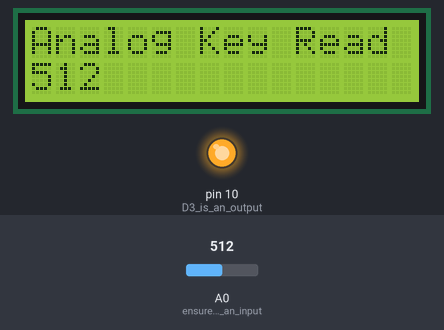
Bench run of a sketch on a simulated Arduino Uno, built with avr-gcc and run on an emulated ATmega328P. Parts: 16×2 character LCD, output pins drawn as LEDs (lit = HIGH). The test bench sets the inputs (shaded band); at power-on: A0 (ensure_A0_is_an_input) = 512.

Above: at 1.2 s.
1.3 s: A0 (ensure_A0_is_an_input) set to 716
At 1.7 s:
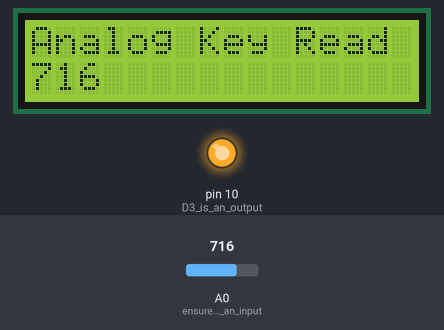
4.3 s: A0 (ensure_A0_is_an_input) set to 900
At 4.8 s:
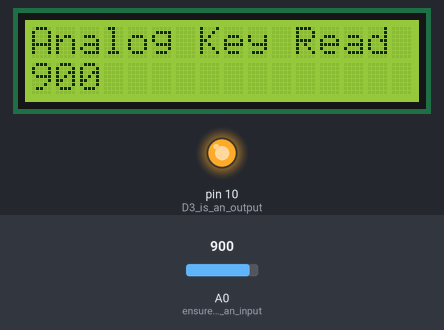
5.9 s: A0 (ensure_A0_is_an_input) set to 1023
At 6.3 s:
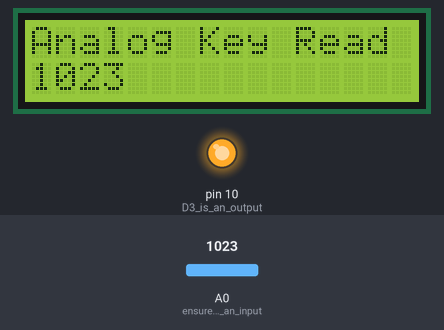
Timing chart, 0 to 8.9 s (numbered marks = the images above; inputs shaded):
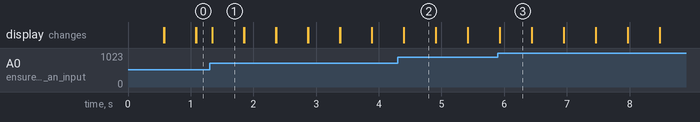

The sketch:

lcdtest.ino
```cpp
#include <LiquidCrystal.h>
LiquidCrystal lcd( 8, 9, 4, 5, 6, 7 );

void setup()
{
   //button adc input
   pinMode( A0, INPUT );         //ensure A0 is an input
   digitalWrite( A0, LOW );      //ensure pullup is off on A0
   //lcd backlight control
   digitalWrite( 10, HIGH );  //backlight control pin D3 is high (on)
   pinMode( 10, OUTPUT );     //D3 is an output
   //set up the LCD number of columns and rows:
   lcd.begin( 16, 2 );
}

void loop()
{
  lcd.setCursor( 0, 0 );   //top left
   lcd.print( "Analog Key Read" );
  lcd.setCursor(0,1);
  lcd.print( analogRead( A0 ) );
  delay(250);
  lcd.clear();
}
```

Measured:
- after the input at 1.3 s, the display: changes at once (image 1)
- after the input at 4.3 s, the display: first differs from a run without the input after 0.10 s (image 2)
- after the input at 5.9 s, the display: first differs from a run without the input at once (image 3)
- what the display in image 1 shows lasts 0.5 s, from 1.3 s to 1.8 s
